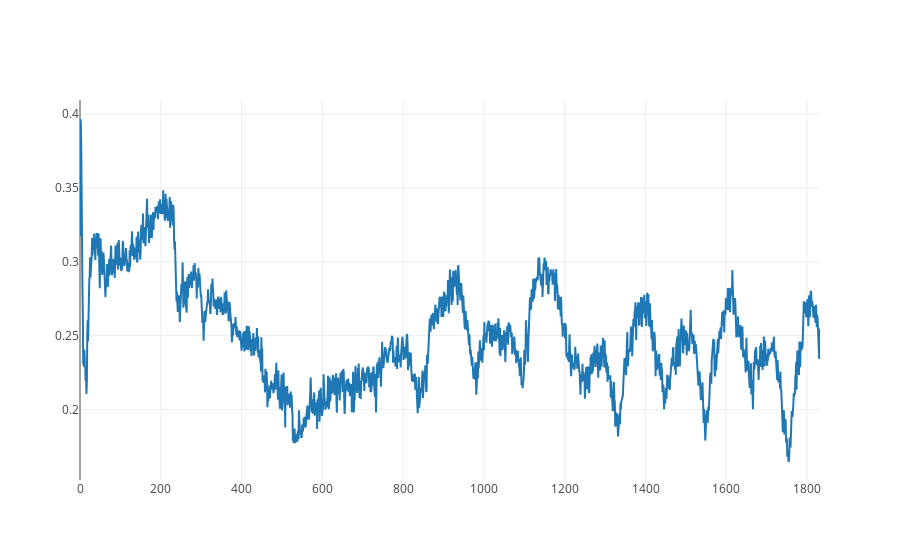

This figure's notebook cell:
### Code cell
q_df = pd.read_csv('training_model/q.csv')
#score_df = pd.read_csv('training_model/.csv')

line_q=go.Scatter(y=q_df['mean'])
#line_score=go.Scatter(y=score_df['mean'])

data = [line_q]

iplot(data)

### Figure 1 — Plotly figure (JSON) as saved in the notebook; plotly's stock layout.template omitted (floating-point values rounded to 4 significant figures; data arrays with more than 128 entries replaced by an {"elided": "..."} marker saying what was removed)
{"data": [{"type": "scatter", "uid": "c3fce0e9-7032-44e0-846e-0bf4a251f12e", "y": {"elided": "1833 float values"}}], "layout": {}}
